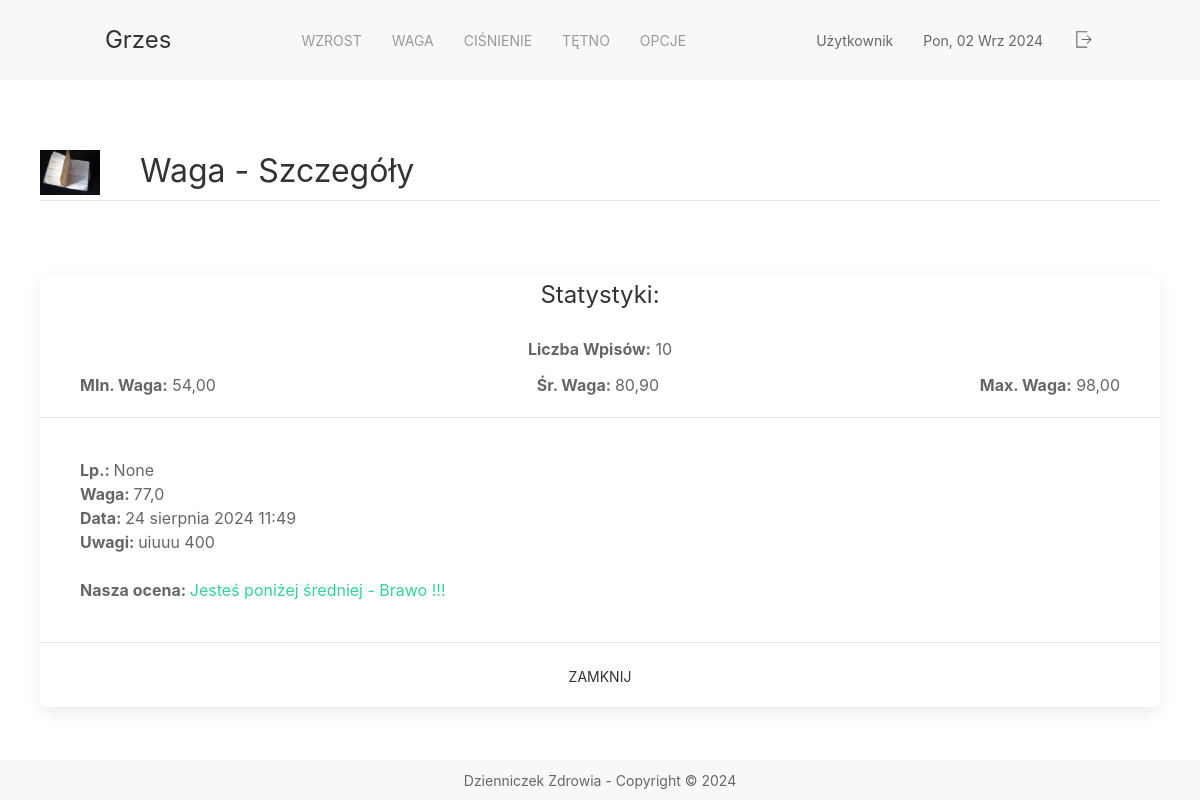
Page /weights/details/4 on the earlier database version.
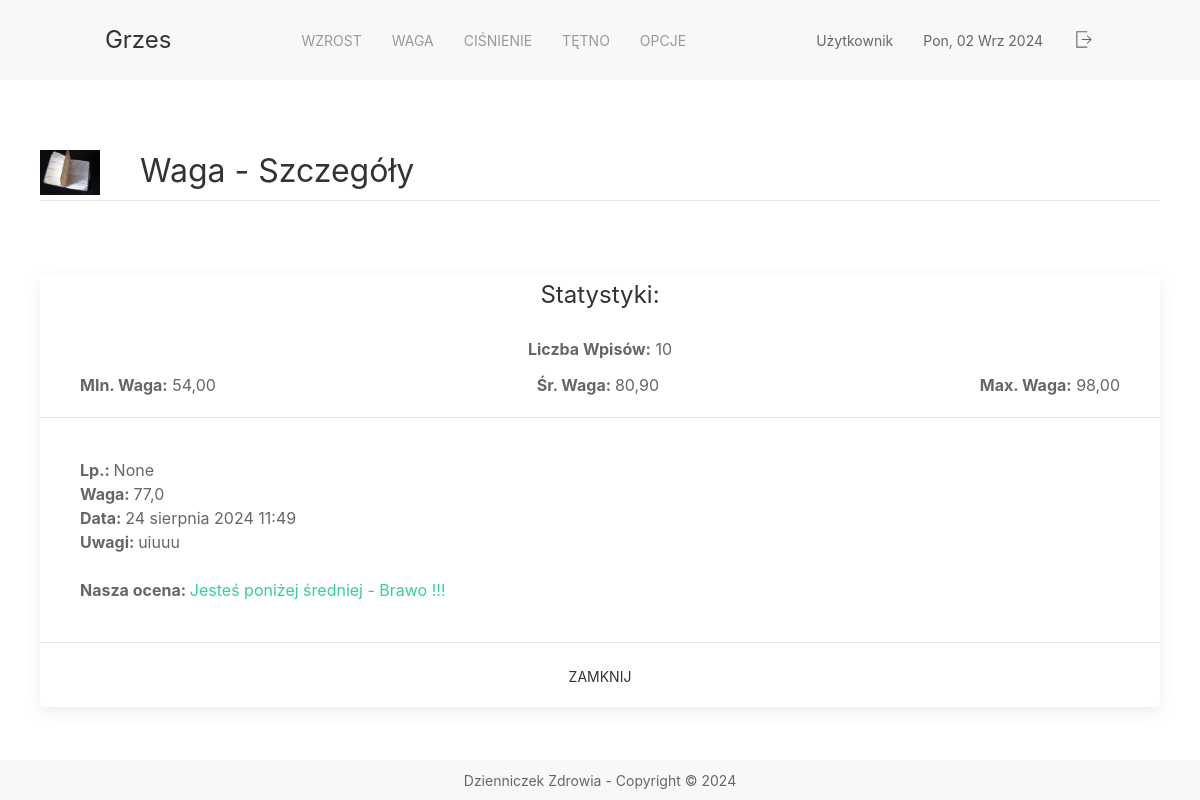
Same page on the later database version.
### app_weight/models.py (models this page shows, shortened)
class Weight(models.Model):
    weight = models.DecimalField(max_digits=5, decimal_places=1 )
    date = models.DateTimeField()
    comments = models.CharField(max_length=255)

### app_weight/views.py (the view)
# urls.py: path('details/<int:id>', views.weight_details, name='weight_details_url'),
def weight_details(request, id):
    found_weights = Weight.objects.all()
    weight_statistical_data = found_weights.aggregate(Avg('weight'), Min('weight'), Max('weight'), Count('weight'))
    number = request.POST.get('number')
    found_weight = Weight.objects.get(pk=id)
    if not found_weight:
        return HttpResponseNotFound('Zasób nie został znaleziony')
    context = {
        'number': number,
        'weight': found_weight,
        'statistical_data': weight_statistical_data
    }
    return render(request,'app_weight/weight_details.html', context)

### app_weight/templates/app_weight/weight_details.html (shortened to what this page needs)
{% extends 'fragments/layout.html' %}
{% load static %}
{% block page_content %}
    <div class="container">
        <div class="uk-panel">
            <img class="uk-align-left uk-margin-remove-adjacent" src="{% static 'background.JPG' %}" width="60"
                 height="28" alt="info">
            <h2 class="uk-heading-divider" style="position: relative">Waga - Szczegóły</h2>
        </div>
        <div style="height: 50px"></div>
        <div class="uk-card uk-card-default uk-border-rounded">
            <div class="uk-card-header">
                <div>
                    <div class="uk-width-expand">
                        <h3 class="uk-card-title uk-position-relative uk-position-center">Statystyki:</h3>
                        <div class="uk-position-relative uk-position-center"><b> Liczba
                            Wpisów:</b> {{ statistical_data.weight__count }}</div>
                        <div class="uk-flex uk-flex-between ">
                            <div><b> MIn. Waga:</b> {{ statistical_data.weight__min|floatformat:2 }}</div>
                            <div><b> Śr. Waga: </b>{{ statistical_data.weight__avg|floatformat:2 }}</div>
                            <div><b> Max. Waga:</b> {{ statistical_data.weight__max|floatformat:2 }}</div>
                        </div>
                    </div>
                </div>
            </div>
            <div class="uk-card-body">
                <span> <b>Lp.: </b> </span>
                <span> {{ number }} </span> <br>
                <span> <b>Waga: </b> </span>
                <span>{{ weight.weight }}</span><br>
                <span> <b>Data: </b> </span>
                <span>{{ weight.date }}</span><br>
                <span> <b>Uwagi: </b> </span>
                <span>{{ weight.comments }}</span>
                <br><br>
                <b>Nasza ocena: </b>
                {% if weight.weight > statistical_data.weight__avg  %}
                    <span class="uk-text-danger"> Jesteś powyżej średniej - Zastosuj dietę </span>
                {% elif  weight.weight < statistical_data.weight__avg  %}
                    <span class="uk-text-success">  Jesteś poniżej średniej - Brawo !!! </span>
                {% else %}
                    <span class="uk-text-warning"> Jesteś na poziomie średniej - Prawie idealnie, popracuj jeszcze trochę </span>
                {% endif %}
            </div>
            <div class="uk-card-footer">
                <a href="/weights"
                   class="uk-button uk-button-text uk-position-relative uk-position-top-center">Zamknij</a>
            </div>
        </div>
    </div>
{% endblock %}

Differences in the rows shown:
changed Weight: comments "uiuuu 400" → "uiuuu"
